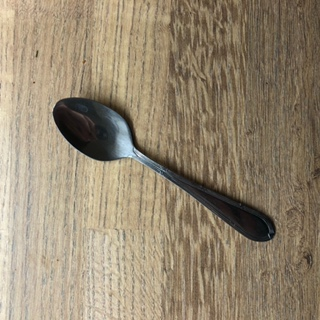
#> input picture lab3/images/image0.jpeg, 320 x 320 px; its folder holds 4 pictures in this run
$ python main.py
#> lines starting #> are read from the running program, lines starting #| are printed output that depends on the picture
from PIL import Image
import numpy as np
from sklearn import decomposition
from matplotlib import pyplot as plt
from matplotlib.colors import ListedColormap
import os

IMAGE_SHAPE = (100, 100)
cm = ListedColormap(['#FF0000', '#00FF00', '#0000FF', '#000000'])

# 1 - fork - red, 2 - knife - green, 3 - spoon - blue, 4 - teaspoon - black
C = [
    2,
    1,
    1,
    3,
    4,
    1,
    1,
    3,
    2,
    4,
    2,
    3,
    2,
    4,
    3,
    3,
    4,
    4,
    2,
    2,
    3,
    4,
    1,
    3,
    1,
    1,
    1,
    4,
    4,
    2,
    3,
    2,
    3,
    4,
    2,
    2,
    4,
    4
]


# images shaping
def load_and_shape_images():
    file_list = os.listdir(('images'))

    images = []

    for file in file_list:
        img = Image.open(f'images/{file}').convert(mode='L')
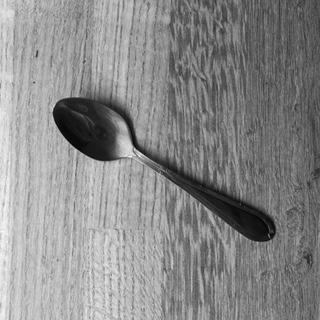
#> img: PIL image 320x320 L; min 2, max 247, mean 137.4
        img.thumbnail(IMAGE_SHAPE)
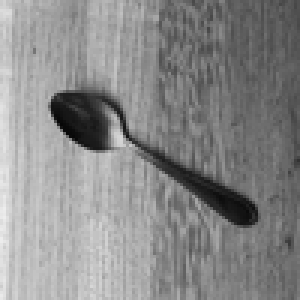
#> img: PIL image 100x100 L (shown 3 times larger); min 6, max 237, mean 137.4
        images.append(np.array(img).flatten())
#> pass 2 of the loop in load_and_shape_images, `for file in file_list:`:
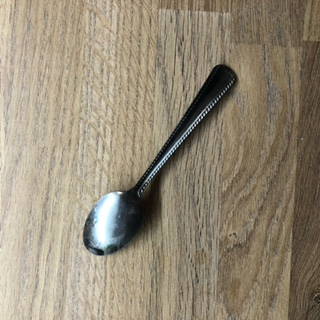
#> input picture lab3/images/image1.jpeg, 320 x 320 px
#> in load_and_shape_images, `img = Image.open(f'images/{file}').convert(mode='L')`:
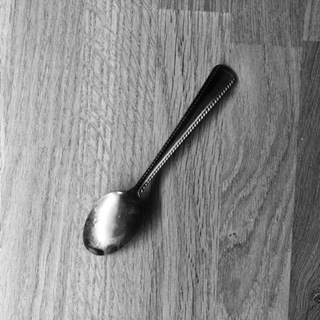
#> img: PIL image 320x320 L; min 1, max 255, mean 140.1
#> in load_and_shape_images, `img.thumbnail(IMAGE_SHAPE)`:
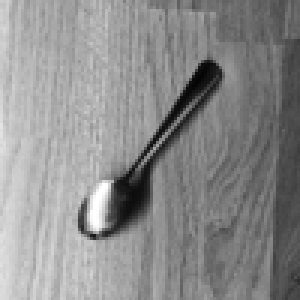
#> img: PIL image 100x100 L (shown 3 times larger); min 4, max 255, mean 140.1
#> pass 3 of the loop in load_and_shape_images, `for file in file_list:`:
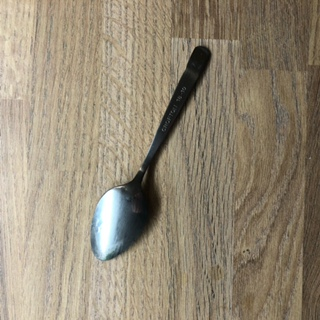
#> input picture lab3/images/image10.jpeg, 320 x 320 px
#> in load_and_shape_images, `img = Image.open(f'images/{file}').convert(mode='L')`:
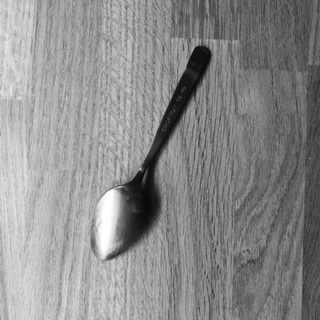
#> img: PIL image 320x320 L; min 5, max 255, mean 139.6
#> in load_and_shape_images, `img.thumbnail(IMAGE_SHAPE)`:
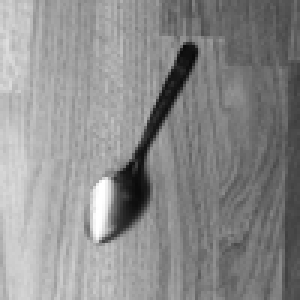
#> img: PIL image 100x100 L (shown 3 times larger); min 10, max 255, mean 139.6
#> the loop made 4 passes; the first 3 are shown

    return np.array(images)


def plot_head_images(img_array):
    fig = plt.figure(figsize=(16, 9))
    columns = 5
    rows = 2

    # first 5
    for i in range(0, 10):
        ax = fig.add_subplot(rows, columns, i+1)
        plt.imshow(img_array[i].reshape(IMAGE_SHAPE), cmap='gray')

    plt.show()


def center_images(img_array):
    mean_img = np.mean(img_array, axis=0)
    img_array = np.subtract(img_array, mean_img)
    Image.fromarray(mean_img.reshape(IMAGE_SHAPE)).show()
    return img_array


def show_components_and_variance(pca, img_array):
    pca.fit(img_array)

    fig = plt.figure(figsize=(16, 9))
    columns = 5
    rows = 2

    # first 5
    for i in range(0, 5):
        ax = fig.add_subplot(rows, columns, i + 1)
        ax.set_title(f"component {i}")
        plt.imshow(pca.components_[i].reshape(IMAGE_SHAPE), cmap='gray')

    # last 5
    offset = pca.components_.shape[0] - 5
    for i in range(offset, offset + 5):
        ax = fig.add_subplot(rows, columns, i - offset + 6)
        ax.set_title(f"component {i}")
        plt.imshow(pca.components_[i].reshape(IMAGE_SHAPE), cmap='gray')

    plt.show()

    plt.scatter(
        np.arange(pca.explained_variance_ratio_.shape[0]),
        pca.explained_variance_ratio_,
    )
    plt.title("Variance ratio for each component")
    plt.show()


def apply_pca(pca, img_array):
    tmp = pca.fit_transform(img_array)
    new_images = pca.inverse_transform(tmp)
    plot_head_images(new_images)


if __name__ == '__main__':
    images_array = load_and_shape_images()
    # plot example images
#> (the run stopped early here; a loop or call above may not have finished)
